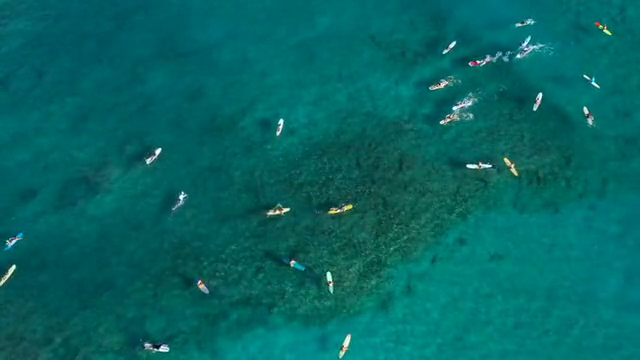
#> input picture frame 63 of CV-Practice/ocean.mp4, 640 x 360 px, given in place of FallGuys.mp4, which was not available
$ python HSV_Obj_Detect.py
#> lines starting #> are read from the running program, lines starting #| are printed output that depends on the picture; after the words box and inside, x2 and y2 are one past the last pixel; in counts of white or black regions, pixels touching at a corner belong together
import cv2
import numpy as np

# Detects objects based on contrasting HSV values

def nothing(x):
    pass
cap = cv2.VideoCapture('FallGuys.mp4')

cv2.namedWindow("Tracking")

# creates trackbars for lower/upper bounds of HSV values
cv2.createTrackbar("LH", "Tracking", 0, 255, nothing)
#> slider 'LH' is set to 51
cv2.createTrackbar("LS", "Tracking", 0, 255, nothing)
#> slider 'LS' is set to 51
cv2.createTrackbar("LV", "Tracking", 0, 255, nothing)
#> slider 'LV' is set to 51

cv2.createTrackbar("UH", "Tracking", 0, 255, nothing)
#> slider 'UH' is set to 255
cv2.createTrackbar("US", "Tracking", 0, 255, nothing)
#> slider 'US' is set to 255
cv2.createTrackbar("UV", "Tracking", 0, 255, nothing)
#> slider 'UV' is set to 255


while True:
    # frame = cv2.imread('M&Ms.jpg') for images
    _, frame = cap.read()
#> frame is the input picture: shape (360, 640, 3); mean B, G, R 99.8, 101.9, 5.1

    hsv = cv2.cvtColor(frame, cv2.COLOR_BGR2HSV)
#> hsv: shape (360, 640, 3); mean H, S, V 89.2, 243.8, 103.5

# gets trackbar posistions of each trackbar so they can be used for the result
    l_h = cv2.getTrackbarPos("LH", "Tracking")
    l_s = cv2.getTrackbarPos("LS", "Tracking")
    l_v = cv2.getTrackbarPos("LV", "Tracking")

    u_h = cv2.getTrackbarPos("UH", "Tracking")
    u_s = cv2.getTrackbarPos("US", "Tracking")
    u_v = cv2.getTrackbarPos("UV", "Tracking")

    l_b = np.array([l_h, l_s, l_v])
    u_b = np.array([u_h, u_s, u_v])

    mask = cv2.inRange(hsv, l_b, u_b)
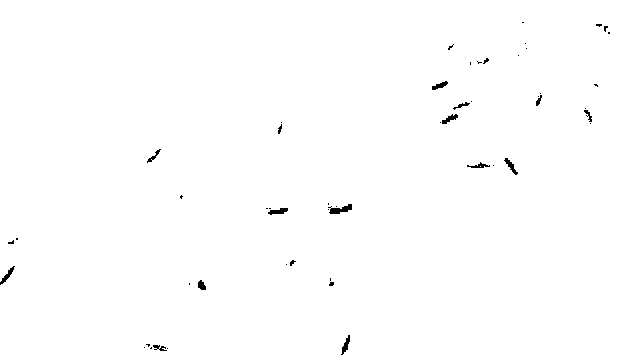
#> mask: shape (360, 640); 99.5% white; 52 black regions (37 under 20 px), largest, box (x1, y1, x2, y2) and area: (328, 204, 352, 214) 128, (268, 208, 288, 215) 85, (0, 266, 15, 285) 79

    res = cv2.bitwise_and(frame, frame, mask=mask)

    # Display the frame and wait for key press
    cv2.imshow("Frame", frame)
    cv2.imshow("Mask", mask)
    cv2.imshow("Result", res)

    # Exit the loop if 'q' key is pressed
    if cv2.waitKey(1) & 0xFF == ord('q'):
#> (key q is pressed here)
        break

cv2.destroyAllWindows()

$ run again, starting later in the video
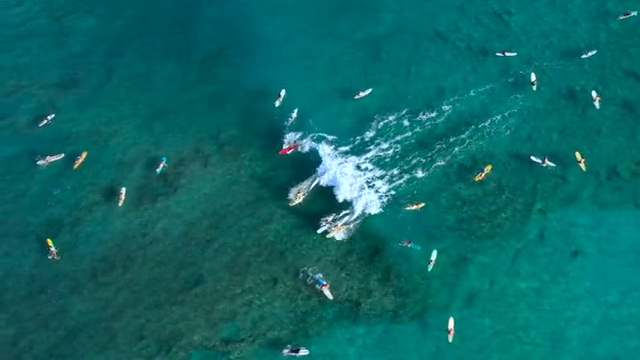
#> input picture frame 285 of CV-Practice/ocean.mp4, 640 x 360 px, given in place of FallGuys.mp4, which was not available
#> frame is the input picture: shape (360, 640, 3); mean B, G, R 103, 103.4, 12.5
#> hsv: shape (360, 640, 3); mean H, S, V 89.8, 229.4, 105.9
#> `mask = cv2.inRange(hsv, l_b, u_b)`:
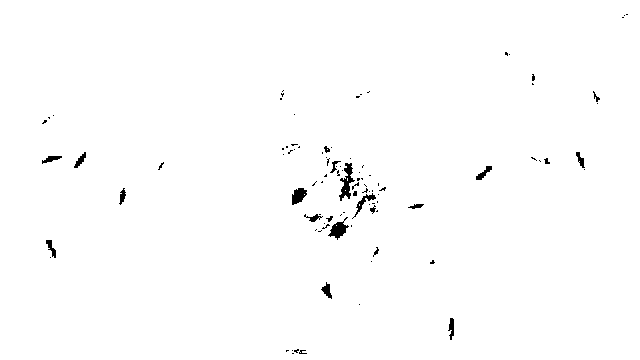
#> mask: shape (360, 640); 99.1% white; 97 black regions (76 under 20 px), largest, box (x1, y1, x2, y2) and area: (339, 163, 355, 201) 263, (328, 217, 349, 240) 209, (292, 188, 307, 205) 172

$ run again, starting later in the video
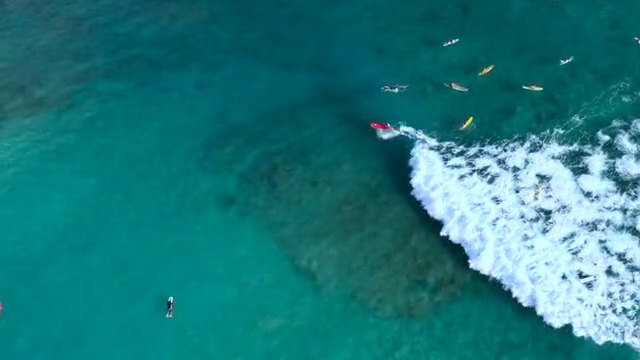
#> input picture frame 507 of CV-Practice/ocean.mp4, 640 x 360 px, given in place of FallGuys.mp4, which was not available
#> frame is the input picture: shape (360, 640, 3); mean B, G, R 125.5, 121, 30.8
#> hsv: shape (360, 640, 3); mean H, S, V 91.9, 214.8, 126.9
#> `mask = cv2.inRange(hsv, l_b, u_b)`:
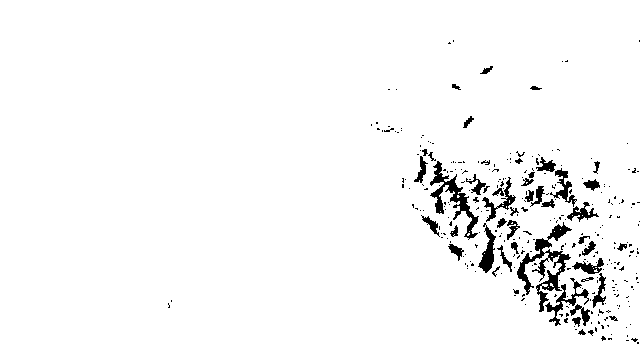
#> mask: shape (360, 640); 96.7% white; 302 black regions (257 under 20 px), largest, box (x1, y1, x2, y2) and area: (517, 222, 572, 312) 1318, (430, 161, 479, 240) 947, (545, 278, 589, 326) 435
#> `res = cv2.bitwise_and(frame, frame, mask=mask)`:
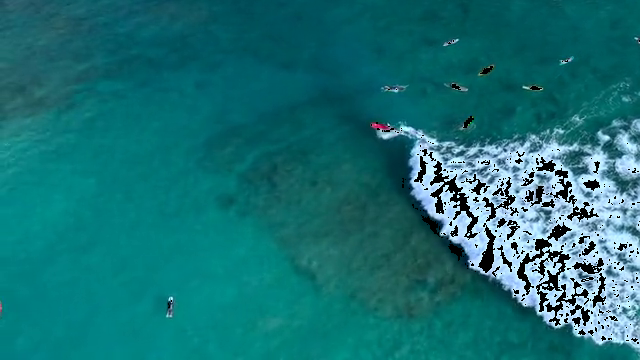
#> res: shape (360, 640, 3); mean B, G, R 117.5, 113.1, 24.2
